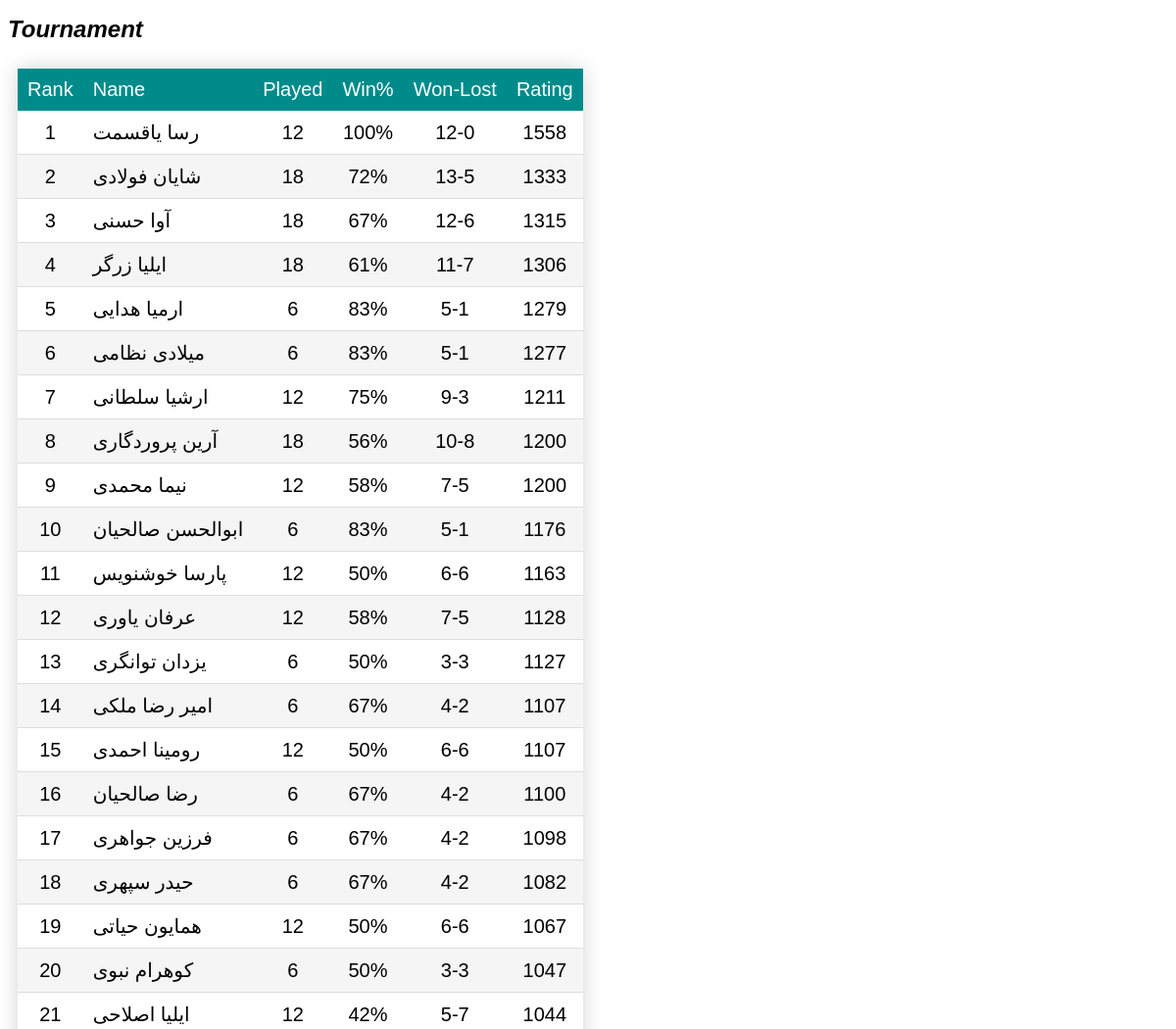
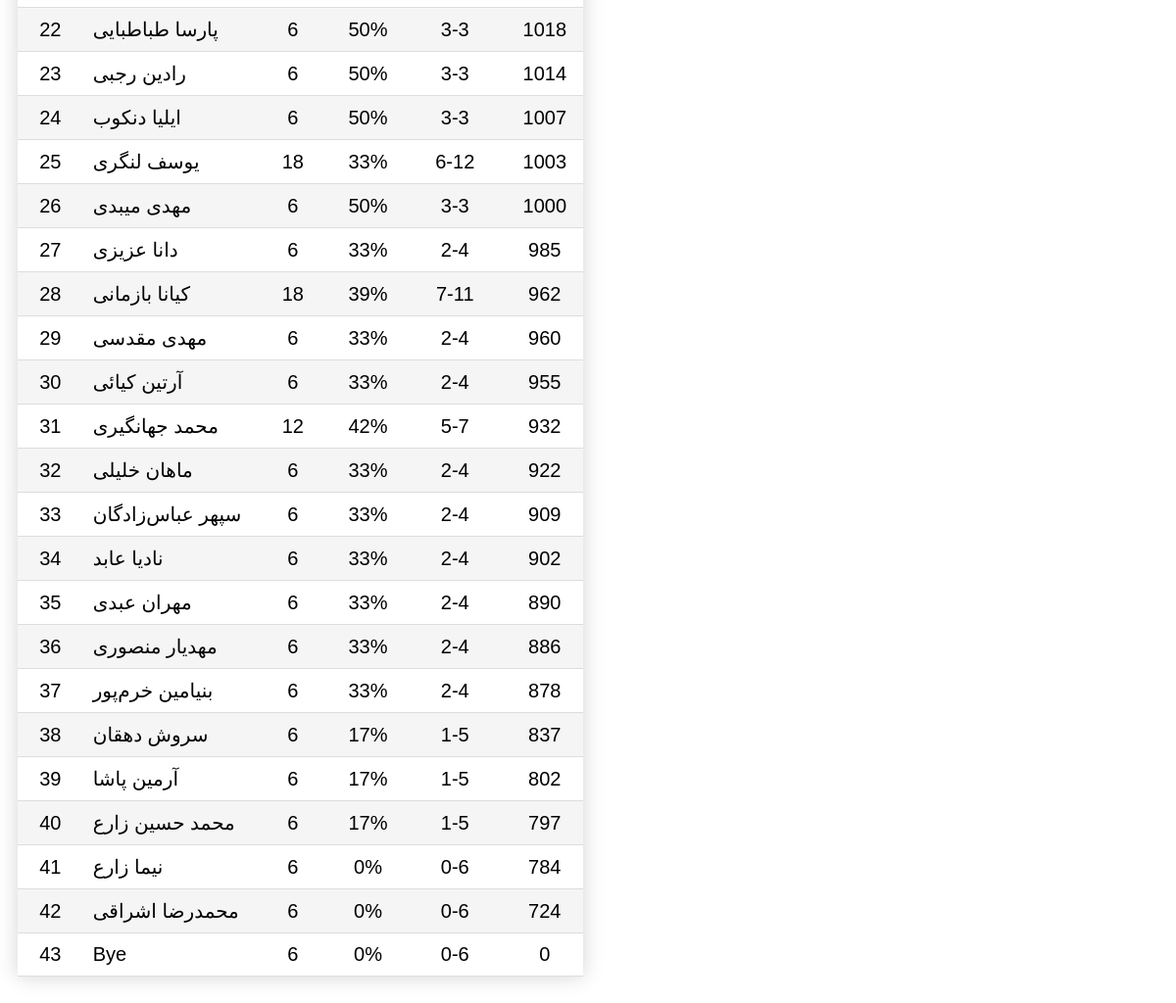
/ratings/, run on the app's committed database (2 pictures, top to bottom).
### app/models.py (models this page shows, shortened)
class Match(models.Model):
    tournament = models.ForeignKey(Tournament, on_delete=models.CASCADE)
    round = models.IntegerField(null=False)
    player1 = models.ForeignKey(
        Player, on_delete=models.CASCADE, related_name='player1')
    player2 = models.ForeignKey(
        Player, on_delete=models.CASCADE, related_name='player2')
    score1 = models.FloatField(null=True)
    score2 = models.FloatField(null=True)
    class Meta:
        unique_together = ['tournament', 'round', 'player1', 'player2', ]
        ordering = ['tournament', 'round', ]

class Player(models.Model):
    firstname = models.CharField(max_length=20)
    lastname = models.CharField(max_length=30)
    class Meta:
        unique_together = ['firstname', 'lastname']
    def __str__(self):
        return self.firstname+' '+self.lastname

### app/views.py (the view)
# urls.py: path('ratings/', views.ratings, name='ratings'),
def ratings(request, tournamentIds=None):
    players_list = init_ratings(101, 102, 103)
    for player in players_list.items():
        player[1]['winPct'] = player[1]['won']/player[1]['played']*100
    print(players_list)
    context = {'players_list': players_list}
    return render(request, 'ratings.html', context=context)

### app/views.py (called while the page is built)
def points(won, drawn, lost, sport='Table Tennis'):
    return 2*won+1*lost

def tiebreak(Sa, Sb, Pa, Pb):
    tiebreak = Pb if Sa > Sb else 0.5*Sb if Sa == Sb else 0
    return tiebreak

def rating_change(Sa, Sb, Ra, Rb, K=100):
    if (Rb == 0 and Sa > Sb) or (Ra == 0 and Sa < Sb):
        return 0
    S = 1 if Sa > Sb else (0 if Sa < Sb else 0.5)
    Ea = (10**(Ra/400))/(10**(Ra/400)+10**(Rb/400))
    return K*(S-Ea)

### app/templates/ratings.html (shortened to what this page needs)
{% extends "template.html" %}
{% load static %}
{% block content %}
<h1> {{ tournament.name }} {{ tournament.sport }} Tournament </h1>
<div style="display: flex; flex-wrap: wrap;">
    <div>
        <table id="tbRatings" class="styled-table">
            <thead>
                <tr>
                    <td>Rank</td>
                    <td>Name</td>
                    <td>Played</td>
                    <td>Win%</td>
                    <td nowrap>Won-Lost</td>
                    <td nowrap>Rating</td>
                </tr>
            </thead>
            <tbody>
                {% for id, player in players_list.items %}
                <tr>
                    <td>{{ forloop.counter }}</td>
                    <td nowrap align="left">{{ player.name }}</td>
                    <td nowrap>{{ player.played }}</td>
                    <td nowrap>{{ player.winPct|floatformat:0 }}%</td>
                    <td nowrap>{{ player.won }}-{{ player.lost }}</td>
                    <td nowrap>{{ player.rating|floatformat:0 }}</td>
                </tr>
                {% endfor %}
            </tbody>
        </table>
    </div>
</div>
{% endblock %}

### app/static/style.css (style rules this page uses)
body { font-family: Calibri, Arial, sans-serif; font-size: 20px; }
* { font-family: Calibri, Arial, sans-serif; font-size: 20px; }
h1 { font-family: Cambria, Calibri, Arial, sans-serif; font-size: x-large; font-style: italic; }

### app/templates/ratings.html (style rules this page uses)
.styled-table { border-collapse: collapse; margin: 10px; box-shadow: 0 0 20px lightgray; }
.styled-table thead tr { background-color: darkcyan; color: white; text-align: left; }
.styled-table tbody tr { border-bottom: 1px solid #dddddd; text-align: center; }
.styled-table th, .styled-table td { padding: 10px; }
.styled-table tbody tr:nth-of-type(even) { background-color: whitesmoke; }

### data on the page
Match: name "نیما زارع", played "6", winPct "0", won "0", lost "6", rating "784"
Player: name "Bye", played "6", winPct "0", won "0", lost "6", rating "0"

### other printed values
{{ player.name }} "رسا یاقسمت" "شایان فولادی" "آوا حسنی" "ایلیا زرگر" "ارمیا هدایی" "میلادی نظامی" "ارشیا سلطانی" "آرین پروردگاری" "نیما محمدی" "ابوالحسن صالحیان" "پارسا خوشنویس" "عرفان یاوری" "یزدان توانگری" "امیر رضا ملکی" "رومینا احمدی" "رضا صالحیان" "فرزین جواهری" "حیدر سپهری" "همایون حیاتی" "کوهرام نبوی" "ایلیا اصلاحی" "پارسا طباطبایی" "رادین رجبی" "ایلیا دنکوب" "یوسف لنگری" "مهدی میبدی" "دانا عزیزی" "کیانا بازمانی" "مهدی مقدسی" "آرتین کیائی" "محمد جهانگیری" "ماهان خلیلی" "سپهر عباس‌زادگان" "نادیا عابد" "مهران عبدی" "مهدیار منصوری" "بنیامین خرم‌پور" "سروش دهقان" "آرمین پاشا" "محمد حسین زارع" "محمدرضا اشراقی"
{{ player.played }} "12" "18" "18" "18" "6" "6" "12" "18" "12" "6" "12" "12" "6" "6" "12" "6" "6" "6" "12" "6" "12" "6" "6" "6" "18" "6" "6" "18" "6" "6" "12" "6" "6" "6" "6" "6" "6" "6" "6" "6" "6"
{{ player.winPct|floatformat:0 }} "100" "72" "67" "61" "83" "83" "75" "56" "58" "83" "50" "58" "50" "67" "50" "67" "67" "67" "50" "50" "42" "50" "50" "50" "33" "50" "33" "39" "33" "33" "42" "33" "33" "33" "33" "33" "33" "17" "17" "17" "0"
{{ player.won }} "12" "13" "12" "11" "5" "5" "9" "10" "7" "5" "6" "7" "3" "4" "6" "4" "4" "4" "6" "3" "5" "3" "3" "3" "6" "3" "2" "7" "2" "2" "5" "2" "2" "2" "2" "2" "2" "1" "1" "1" "0"
{{ player.lost }} "0" "5" "6" "7" "1" "1" "3" "8" "5" "1" "6" "5" "3" "2" "6" "2" "2" "2" "6" "3" "7" "3" "3" "3" "12" "3" "4" "11" "4" "4" "7" "4" "4" "4" "4" "4" "4" "5" "5" "5" "6"
{{ player.rating|floatformat:0 }} "1558" "1333" "1315" "1306" "1279" "1277" "1211" "1200" "1200" "1176" "1163" "1128" "1127" "1107" "1107" "1100" "1098" "1082" "1067" "1047" "1044" "1018" "1014" "1007" "1003" "1000" "985" "962" "960" "955" "932" "922" "909" "902" "890" "886" "878" "837" "802" "797" "724"
